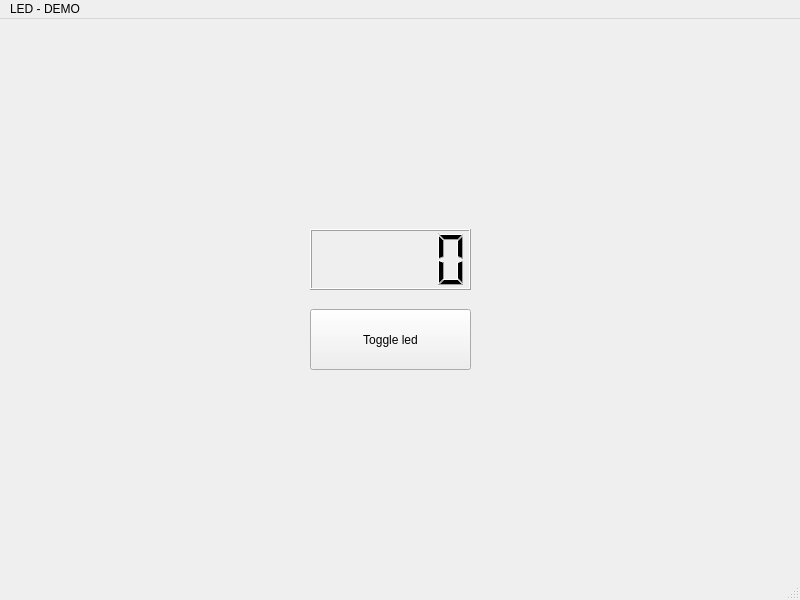
<?xml version="1.0" encoding="UTF-8"?>
<ui version="4.0">
 <class>MainWindow</class>
 <widget class="QMainWindow" name="MainWindow">
  <property name="geometry">
   <rect>
    <x>0</x>
    <y>0</y>
    <width>800</width>
    <height>600</height>
   </rect>
  </property>
  <property name="windowTitle">
   <string>MainWindow</string>
  </property>
  <widget class="QWidget" name="centralwidget">
   <widget class="QPushButton" name="Toggle">
    <property name="geometry">
     <rect>
      <x>310</x>
      <y>290</y>
      <width>161</width>
      <height>61</height>
     </rect>
    </property>
    <property name="text">
     <string>Toggle led</string>
    </property>
    <property name="iconSize">
     <size>
      <width>20</width>
      <height>20</height>
     </size>
    </property>
   </widget>
   <widget class="QLCDNumber" name="LCD">
    <property name="geometry">
     <rect>
      <x>310</x>
      <y>210</y>
      <width>161</width>
      <height>61</height>
     </rect>
    </property>
    <property name="layoutDirection">
     <enum>Qt::LayoutDirection::LeftToRight</enum>
    </property>
   </widget>
  </widget>
  <widget class="QMenuBar" name="menubar">
   <property name="geometry">
    <rect>
     <x>0</x>
     <y>0</y>
     <width>800</width>
     <height>23</height>
    </rect>
   </property>
   <widget class="QMenu" name="menuLED_DEMO">
    <property name="title">
     <string>LED - DEMO</string>
    </property>
   </widget>
   <addaction name="menuLED_DEMO"/>
  </widget>
  <widget class="QStatusBar" name="statusbar"/>
 </widget>
 <resources/>
 <connections/>
</ui>
